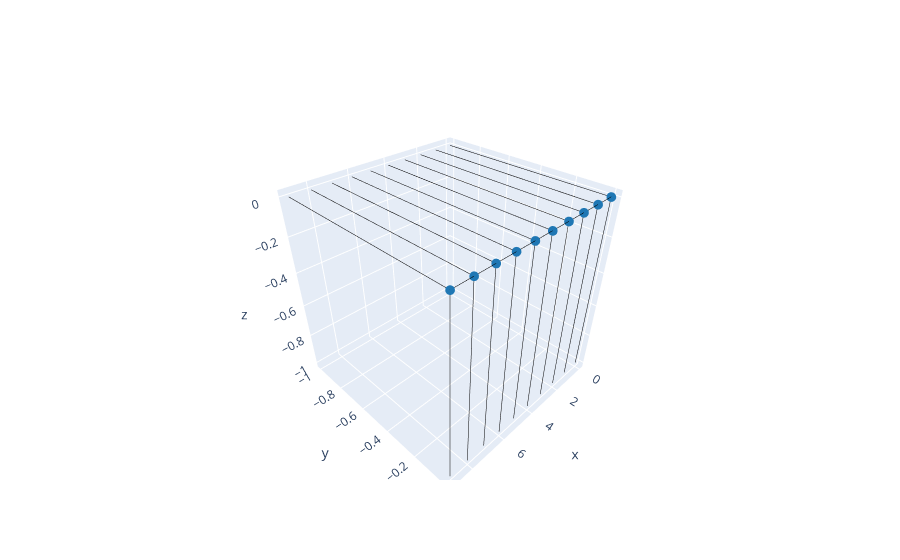

The notebook cell this image was saved under:
### Code cell
syst = build_sys(syst,W=10,L=10,H=10)

kwant.plotter.set_engine("plotly")
kwant.plot(syst);

### Figure 1 — Plotly figure (JSON) as saved in the notebook; plotly's stock layout.template omitted (floating-point values rounded to 4 significant figures; data arrays with more than 128 entries replaced by an {"elided": "..."} marker saying what was removed)
{"data": [{"hoverinfo": "none", "line": {"color": "black", "width": 0}, "mode": "lines", "showlegend": false, "type": "scatter3d", "x": [0, 0, null, 0, 0, null, 1, 0, null, 1, 1, null, 1, 1, null, 2, 1, null, 2, 2, null, 2, 2, null, 3, 2, null, 3, 3, null, 3, 3, null, 4, 3, null, 4, 4, null, 4, 4, null, 5, 4, null, 5, 5, null, 5, 5, null, 6, 5, null, 6, 6, null, 6, 6, null, 7, 6, null, 7, 7, null, 7, 7, null, 8, 7, null, 8, 8, null, 8, 8, null, 9, 8, null, 9, 9, null, 9, 9, null], "y": [0, -1, null, 0, 0, null, 0, 0, null, 0, -1, null, 0, 0, null, 0, 0, null, 0, -1, null, 0, 0, null, 0, 0, null, 0, -1, null, 0, 0, null, 0, 0, null, 0, -1, null, 0, 0, null, 0, 0, null, 0, -1, null, 0, 0, null, 0, 0, null, 0, -1, null, 0, 0, null, 0, 0, null, 0, -1, null, 0, 0, null, 0, 0, null, 0, -1, null, 0, 0, null, 0, 0, null, 0, -1, null, 0, 0, null], "z": [0, 0, null, 0, -1, null, 0, 0, null, 0, 0, null, 0, -1, null, 0, 0, null, 0, 0, null, 0, -1, null, 0, 0, null, 0, 0, null, 0, -1, null, 0, 0, null, 0, 0, null, 0, -1, null, 0, 0, null, 0, 0, null, 0, -1, null, 0, 0, null, 0, 0, null, 0, -1, null, 0, 0, null, 0, 0, null, 0, -1, null, 0, 0, null, 0, 0, null, 0, -1, null, 0, 0, null, 0, 0, null, 0, -1, null]}, {"hoverinfo": "none", "line": {"color": "black", "width": 0.1}, "marker": {"color": ["#1f77b4", "#1f77b4", "#1f77b4", "#1f77b4", "#1f77b4", "#1f77b4", "#1f77b4", "#1f77b4", "#1f77b4", "#1f77b4"], "colorscale": {"elided": "256x2 mixed values"}, "reversescale": false, "showscale": false, "size": 5.657, "symbol": "circle"}, "mode": "markers", "showlegend": false, "type": "scatter3d", "x": [0, 1, 2, 3, 4, 5, 6, 7, 8, 9], "y": [0, 0, 0, 0, 0, 0, 0, 0, 0, 0], "z": [0, 0, 0, 0, 0, 0, 0, 0, 0, 0]}], "layout": {"hovermode": "closest", "showlegend": false, "xaxis": {"showgrid": false, "showticklabels": true, "zeroline": false}, "yaxis": {"showgrid": false, "showticklabels": true, "zeroline": false}}}
